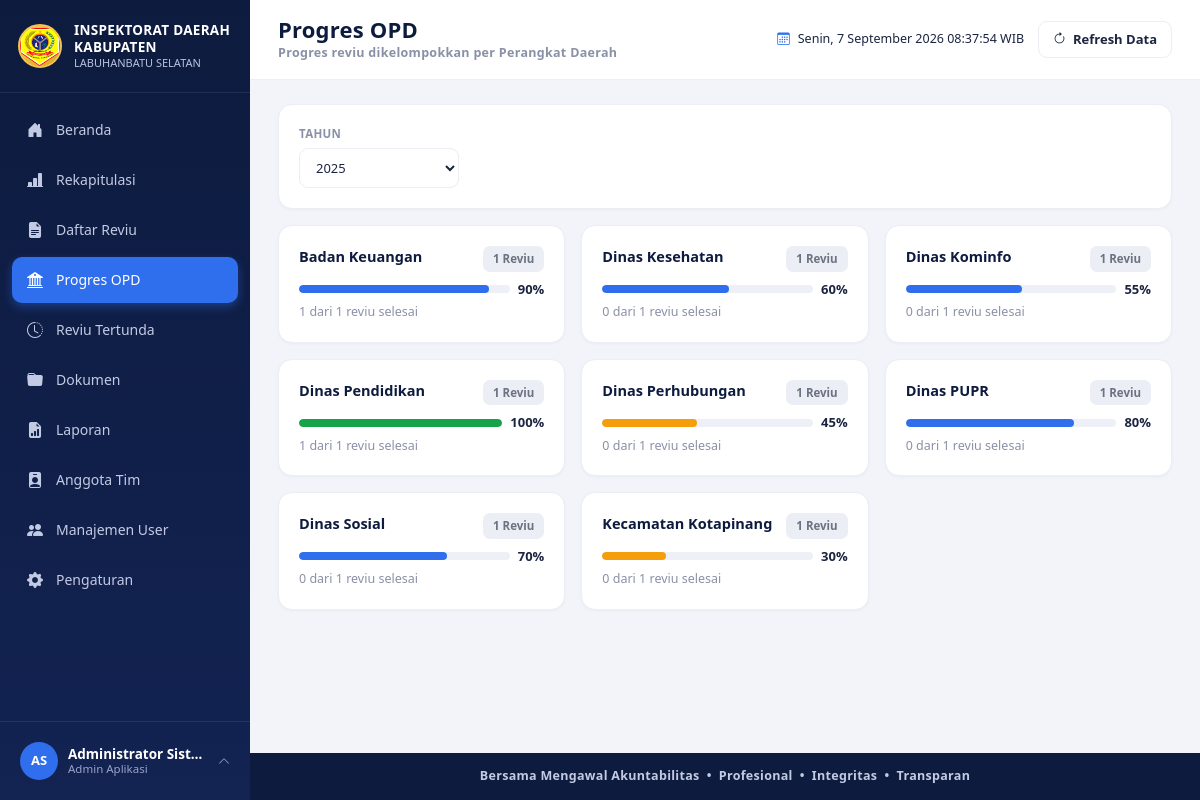
The app's page /progres_opd.php (signed in) with its own data.
### tables this page shows
CREATE TABLE users (
  id INT AUTO_INCREMENT PRIMARY KEY,
  username VARCHAR(50) NOT NULL UNIQUE,
  password VARCHAR(255) NOT NULL,
  nama_lengkap VARCHAR(100) NOT NULL,
  jabatan VARCHAR(100) DEFAULT NULL,
  role_id INT NOT NULL,
  avatar VARCHAR(255) DEFAULT NULL,
  status ENUM('aktif','nonaktif') NOT NULL DEFAULT 'aktif',
  created_at TIMESTAMP DEFAULT CURRENT_TIMESTAMP,
  CONSTRAINT fk_users_role FOREIGN KEY (role_id) REFERENCES roles(id)
);

CREATE TABLE opd (
  id INT AUTO_INCREMENT PRIMARY KEY,
  nama_opd VARCHAR(150) NOT NULL,
  created_at TIMESTAMP DEFAULT CURRENT_TIMESTAMP
);

### includes/auth.php (called while the page is built, shortened)
<?php
require_once __DIR__ . '/../config/database.php';
function is_logged_in()
{
    return isset($_SESSION['user_id']);
}
function base_url($path = '')
{
    return ROOT_URL . $path;
}
function current_user_data()
{
    global $pdo;
    $stmt = $pdo->prepare("SELECT u.*, r.nama_role, r.slug AS role_slug
                            FROM users u JOIN roles r ON r.id = u.role_id
                            WHERE u.id = ? LIMIT 1");
    $stmt->execute([$_SESSION['user_id']]);
    $cached = $stmt->fetch();
    return $cached;
}

### includes/functions.php (called while the page is built, shortened)
<?php
function e($str)
{
    return htmlspecialchars((string) $str, ENT_QUOTES, 'UTF-8');
}
function progres_bar_color($progres)
{
    if ($progres >= 100) return '#16a34a';
    if ($progres >= 50) return '#2f6fed';
    if ($progres >= 1) return '#f59e0b';
    return '#9ca3af';
}
function avatar_url($avatar)
{
    return null;
}
function initials($name)
{
    $parts = preg_split('/\s+/', trim((string) $name));
    $initials = '';
    foreach (array_slice($parts, 0, 2) as $p) {
        if ($p !== '') {
            $initials .= strtoupper(substr($p, 0, 1));
        }
    }
    return $initials !== '' ? $initials : 'U';
}

### progres_opd.php (the view, shortened to what this page needs)
<?php
require_once __DIR__ . '/includes/auth.php';
require_once __DIR__ . '/includes/functions.php';
$years = $pdo->query("SELECT DISTINCT tahun FROM reviu ORDER BY tahun DESC")->fetchAll(PDO::FETCH_COLUMN);
$tahun = isset($_GET['tahun']) && in_array($_GET['tahun'], $years) ? (int) $_GET['tahun'] : (int) $years[0];
$selected_opd = isset($_GET['opd_id']) ? (int) $_GET['opd_id'] : 0;
$sql = "SELECT o.id, o.nama_opd, COUNT(r.id) AS total,
          SUM(CASE WHEN r.status='Selesai' THEN 1 ELSE 0 END) AS selesai,
          COALESCE(AVG(r.progres),0) AS rata_progres
        FROM opd o
        LEFT JOIN reviu r ON r.opd_id = o.id AND r.tahun = ?
        GROUP BY o.id, o.nama_opd
        ORDER BY o.nama_opd ASC";
$stmt = $pdo->prepare($sql);
$stmt->execute([$tahun]);
$opd_summary = $stmt->fetchAll();
include __DIR__ . '/includes/header.php';
?>
<div class="card-x mb-3">
  <form method="GET" class="d-flex align-items-end gap-3 flex-wrap">
    <div class="filter-group" style="min-width:160px;">
      <label>Tahun</label>
      <select class="form-select-x" name="tahun" onchange="this.form.submit()">
        <?php foreach ($years as $y): ?><option value="<?= e($y) ?>" <?= $y == $tahun ? 'selected' : '' ?>><?= e($y) ?></option><?php endforeach; ?>
      </select>
    </div>
  </form>
</div>
<?php if (!$selected_opd): ?>
<div class="row g-3">
  <?php foreach ($opd_summary as $o): $prog = round((float)$o['rata_progres']); ?>
  <div class="col-md-6 col-lg-4">
    <a href="progres_opd.php?opd_id=<?= (int)$o['id'] ?>&tahun=<?= $tahun ?>" class="card-x d-block" style="color:inherit;">
      <div class="d-flex justify-content-between align-items-start mb-2">
        <div style="font-weight:800; font-size:14.5px; color:var(--navy);"><?= e($o['nama_opd']) ?></div>
        <span class="badge-x badge-belummulai"><?= (int)$o['total'] ?> Reviu</span>
      </div>
      <div class="d-flex align-items-center gap-2 mb-1">
        <div class="progress-thin" style="flex:1;"><div class="bar" style="width:<?= $prog ?>%; background:<?= progres_bar_color($prog) ?>;"></div></div>
        <b style="font-size:13px;"><?= $prog ?>%</b>
      </div>
      <div class="small-muted"><?= (int)$o['selesai'] ?> dari <?= (int)$o['total'] ?> reviu selesai</div>
    </a>
  </div>
  <?php endforeach; ?>
</div>
<?php endif; ?>
<?php include __DIR__ . '/includes/footer.php'; ?>

### includes/sidebar.php (shortened to what this page needs)
<?php
$__user = current_user_data();
$__role = current_role();
$__current_page = basename($_SERVER['PHP_SELF']);
$menu_items = [
  ['label' => 'Beranda',         'icon' => 'bi-house-door-fill',            'link' => 'index.php',           'roles' => ['administrator', 'auditor', 'pimpinan']],
  ['label' => 'Rekapitulasi',    'icon' => 'bi-bar-chart-line-fill',        'link' => 'rekapitulasi.php',    'roles' => ['administrator', 'auditor', 'pimpinan']],
  ['label' => 'Daftar Reviu',    'icon' => 'bi-file-earmark-text-fill',     'link' => 'daftar_reviu.php',    'roles' => ['administrator', 'auditor']],
  ['label' => 'Progres OPD',     'icon' => 'bi-bank2',                      'link' => 'progres_opd.php',     'roles' => ['administrator', 'auditor']],
  ['label' => 'Reviu Tertunda',  'icon' => 'bi-clock-history',              'link' => 'reviu_tertunda.php',  'roles' => ['administrator', 'auditor']],
  ['label' => 'Dokumen',         'icon' => 'bi-folder-fill',                'link' => 'dokumen.php',         'roles' => ['administrator', 'auditor']],
  ['label' => 'Laporan',         'icon' => 'bi-file-earmark-bar-graph-fill', 'link' => 'laporan.php',        'roles' => ['administrator', 'auditor']],
  ['label' => 'Anggota Tim',     'icon' => 'bi-person-badge-fill',          'link' => 'anggota_tim.php',     'roles' => ['administrator']],
  ['label' => 'Manajemen User',  'icon' => 'bi-people-fill',                'link' => 'user_management.php', 'roles' => ['administrator']],
  ['label' => 'Pengaturan',      'icon' => 'bi-gear-fill',                  'link' => 'pengaturan.php',      'roles' => ['administrator', 'auditor']],
];
$__avatar = avatar_url($__user['avatar']);
?>
<aside class="sidebar" id="appSidebar">
    <div class="sidebar-brand">
        <img src="<?= e(base_url('assets/images/logo-kabupaten.png')) ?>" alt="Logo Kabupaten Labuhanbatu Selatan"
            class="logo-emblem" onerror="this.style.display='none'">
        <div class="brand-text">
            <div class="t1">INSPEKTORAT DAERAH</div>
            <div class="t1">KABUPATEN</div>
            <div class="t2">LABUHANBATU SELATAN</div>
        </div>
    </div>
    <nav class="sidebar-menu">
        <?php foreach ($menu_items as $item):
      $is_active = $__current_page === $item['link'];
    ?>
        <a href="<?= e(base_url($item['link'])) ?>" class="menu-item <?= $is_active ? 'active' : '' ?>">
            <i class="bi <?= e($item['icon']) ?>"></i>
            <span><?= e($item['label']) ?></span>
        </a>
        <?php endforeach; ?>
    </nav>
    <div class="sidebar-user">
        <div class="user-row" id="userRowToggle">
            <?php if ($__avatar): ?>
            <img src="<?= e($__avatar) ?>" class="avatar-sm" alt="avatar">
            <?php else: ?>
            <div class="avatar-sm"><?= e(initials($__user['nama_lengkap'])) ?></div>
            <?php endif; ?>
            <div class="user-info">
                <div class="u-name"><?= e($__user['nama_lengkap']) ?></div>
                <div class="u-role"><?= e($__user['jabatan'] ? $__user['jabatan'] : role_label($__role)) ?></div>
            </div>
            <i class="bi bi-chevron-up caret"></i>
        </div>
    </div>
</aside>

### assets/css/style.css (style rules this page uses)
:root { --navy:#0d1b3e; --navy-2:#132352; --navy-3:#1b2f66; --blue:#2f6fed; --blue-light:#eaf1ff; --green:#16a34a; --green-light:#e7f7ed; --amber:#f59e0b; --amber-light:#fef3e0; --red:#ef4444; --red-light:#fdeaea; --purple:#8b5cf6; --purple-light:#f1eafe; --gray-bg:#f2f4fa; --text-main:#1b2440; --text-muted:#8a90a6; --border-color:#eceef5; --radius:14px; }
* { box-sizing:border-box; }
body { background:var(--gray-bg); color:var(--text-main); font-family:'Segoe UI', -apple-system, BlinkMacSystemFont, Roboto, Arial, sans-serif; font-size:14.5px; }
a { text-decoration:none; }
.small-muted { color:var(--text-muted); font-size:12.5px; }
.sidebar { width:250px; min-width:250px; background:linear-gradient(180deg,var(--navy) 0%,var(--navy-2) 100%); color:#fff; display:flex; flex-direction:column; position:fixed; top:0; left:0; bottom:0; z-index:1000; }
.sidebar-brand { display:flex; align-items:center; gap:12px; padding:22px 18px; border-bottom:1px solid rgba(255,255,255,.08); }
.sidebar-brand .logo-emblem { width:44px; height:44px; border-radius:50%; background:radial-gradient(circle at 30% 30%, #ffd76a, #d4a017); display:flex; align-items:center; justify-content:center; font-weight:700; color:#3a2c00; font-size:15px; border:2px solid #f0c352; flex-shrink:0; }
.sidebar-brand .brand-text { line-height:1.25; }
.sidebar-brand .brand-text .t1 { font-weight:800; font-size:13.5px; letter-spacing:.3px; }
.sidebar-brand .brand-text .t2 { font-size:11px; color:#b9c2e0; }
.sidebar-menu { padding:14px 12px; flex:1; overflow-y:auto; }
.sidebar-menu .menu-item { display:flex; align-items:center; gap:12px; padding:11px 14px; margin-bottom:4px; border-radius:10px; color:#c3cae4; font-size:14px; font-weight:500; transition:background .15s ease, color .15s ease; }
.sidebar-menu .menu-item i { font-size:16px; width:18px; text-align:center; }
.sidebar-menu .menu-item.active { background:var(--blue); color:#fff; box-shadow:0 4px 10px rgba(47,111,237,.4); }
.sidebar-user { border-top:1px solid rgba(255,255,255,.08); padding:14px 14px; position:relative; }
.sidebar-user .user-row { display:flex; align-items:center; gap:10px; cursor:pointer; padding:6px; border-radius:10px; }
.sidebar-user .avatar-sm { width:38px; height:38px; border-radius:50%; object-fit:cover; background:var(--blue); color:#fff; display:flex; align-items:center; justify-content:center; font-weight:700; font-size:13px; flex-shrink:0; }
.sidebar-user .user-info { line-height:1.2; flex:1; min-width:0; }
.sidebar-user .user-info .u-name { font-size:13.5px; font-weight:700; color:#fff; white-space:nowrap; overflow:hidden; text-overflow:ellipsis; }
.sidebar-user .user-info .u-role { font-size:11.5px; color:#98a3c7; }
.sidebar-user .caret { color:#98a3c7; font-size:12px; }
.card-x { background:#fff; border-radius:var(--radius); border:1px solid var(--border-color); padding:20px; box-shadow:0 1px 3px rgba(20,30,70,.04); }
.progress-thin { height:8px; border-radius:6px; background:#eef0f7; overflow:hidden; }
.progress-thin .bar { height:100%; border-radius:6px; }
.badge-x { padding:4px 10px; border-radius:7px; font-size:11.5px; font-weight:700; display:inline-block; }
.badge-belummulai { background:#eceef5; color:#6b7280; }
.filter-group label { font-size:11.5px; font-weight:700; color:var(--text-muted); text-transform:uppercase; letter-spacing:.3px; margin-bottom:6px; display:block; }
.form-select-x, .form-control-x { width:100%; padding:9px 12px; border:1px solid var(--border-color); border-radius:9px; font-size:13px; background:#fff; color:var(--text-main); }

### records on screen
users: nama_lengkap "AS", nama_lengkap "Administrator Sist…", jabatan "Admin Aplikasi"
opd: nama_opd "Badan Keuangan", total "1", prog "90", selesai "1"
opd: nama_opd "Dinas Kesehatan", total "1", prog "60", selesai "0"
opd: nama_opd "Dinas Kominfo", total "1", prog "55", selesai "0"
opd: nama_opd "Dinas Pendidikan", total "1", prog "100", selesai "1"
opd: nama_opd "Dinas Perhubungan", total "1", prog "45", selesai "0"
opd: nama_opd "Dinas PUPR", total "1", prog "80", selesai "0"
opd: nama_opd "Dinas Sosial", total "1", prog "70", selesai "0"
opd: nama_opd "Kecamatan Kotapinang", total "1", prog "30", selesai "0"

### other values on screen
$item['label'] "Beranda"
$item['label'] "Rekapitulasi"
$item['label'] "Daftar Reviu"
$item['label'] "Progres OPD"
$item['label'] "Reviu Tertunda"
$item['label'] "Dokumen"
$item['label'] "Laporan"
$item['label'] "Anggota Tim"
$item['label'] "Manajemen User"
$item['label'] "Pengaturan"
$page_title "Progres OPD"
$page_subtitle "Progres reviu dikelompokkan per Perangkat Daerah"
form field tahun "2025"
